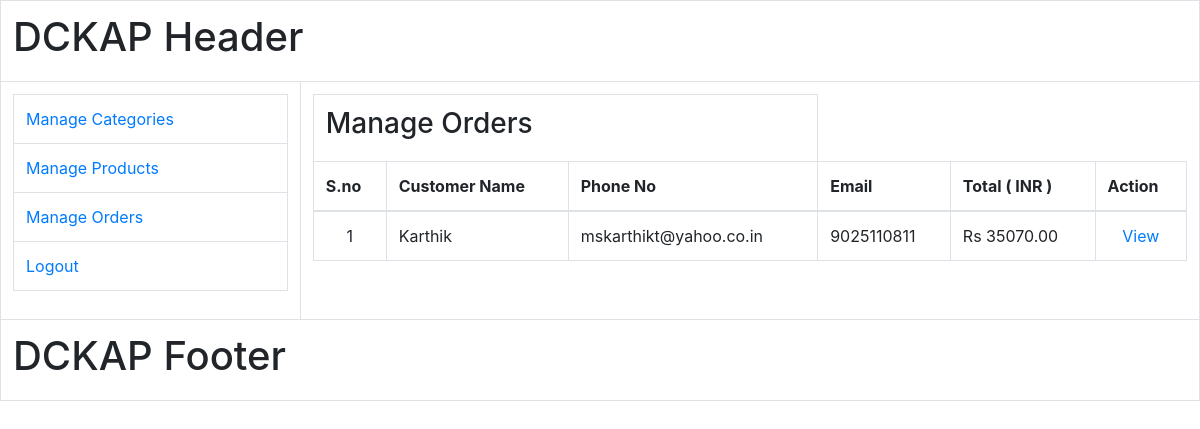
The page /index.php/products/manage_orders on the database its author committed.
### tables this page shows
CREATE TABLE `customer_orders` (
  `id` int(11) NOT NULL,
  `name` varchar(55) NOT NULL,
  `email` varchar(55) NOT NULL,
  `phone_no` varchar(55) NOT NULL,
  `address` text NOT NULL,
  `main_total` decimal(10,2) NOT NULL,
  `status` enum('0','1') NOT NULL DEFAULT '1',
  `created_date` datetime NOT NULL,
  `modified_date` datetime NOT NULL
);

### application/controllers/Products.php (called while the page is built, shortened)
<?php  if ( ! defined('BASEPATH')) exit('No direct script access allowed');
class Products extends CI_Controller {
	public function __construct(){
        $this->load->model('categories_model');
		$this->load->model('products_model');
		$this->load->model('customer_orders_model');
        $this->load->helper(array('form','url','email'));
    }
	function manage_orders(){
		$data                       = array();
        $condition                  = array();
        $condition['status']        = '1';
        $result_customer_orders     = $this->customer_orders_model->get_customer_orders($condition);
		$data['result_customer_orders']  = $result_customer_orders;
		$this->load->view('templates/admin_header');
        $this->load->view('products/manage_orders', $data);
        $this->load->view('templates/admin_footer');
	}
}
?>

### index.php (called while the page is built, shortened)
<?php
require_once BASEPATH.'core/CodeIgniter.php';

### application/models/Customer_orders_model.php (called while the page is built, shortened)
<?php if ( ! defined('BASEPATH')) exit('No direct script access allowed');
class Customer_orders_model extends CI_Model {
    function get_customer_orders($data){
		$result = array();
		if(count($data) > 0){
			$this->db->select('CustomerOrders.*');
            $this->db->from('customer_orders as CustomerOrders');
			if(isset($data['status'])){
				$this->db->where('CustomerOrders.status', $data['status']);
			}
			$query		= $this->db->get();
            if($query->num_rows() > 0){
                $result = $query->result_array();
            }
		}
		return $result;
	}
}
?>

### application/views/products/manage_orders.php (the view, shortened to what this page needs)
<table cellpadding="3" cellspacing="3" width="100%">
<tr>
    <td align="left" colspan="3"><h3>Manage Orders</h3></td>
</tr>
<tr>
    <th>S.no</th>
    <th align="left">Customer Name</th>
    <th align="left">Phone No</th>
    <th align="left">Email</th>
    <th align="left">Total ( INR )</th>
    <th>Action</th>
</tr>
<tbody>
    <?php
    if(count($result_customer_orders) > 0){
        $i = 1;
        foreach($result_customer_orders as $key_result_customer_orders => $val_result_customer_orders){
    ?>
    <tr>
        <td align="center"><?php echo $i; ?></td>
        <td align="left"><?php echo $val_result_customer_orders['name']; ?></td>
        <td align="left"><?php echo $val_result_customer_orders['email']; ?></td>
        <td align="left"><?php echo $val_result_customer_orders['phone_no']; ?></td>
        <td align="left">Rs <?php echo $val_result_customer_orders['main_total']; ?></td>
        <td align="center">
            <a href="<?php echo base_url('products/view_orders/'.$val_result_customer_orders['id']); ?>">View</a>
        </td>
    </tr>
    <?php
        $i++;
        }
    } else {
    ?>
    <tr>
        <td align="center" colspan="4" style="color:red;">No record found</td>
    </tr>
    <?php
    }
    ?>
</tbody>
</table>

### rows shown on the page
customer_orders: name "Karthik", email "mskarthikt@yahoo.co.in", phone_no "9025110811", main_total "35070.00"
